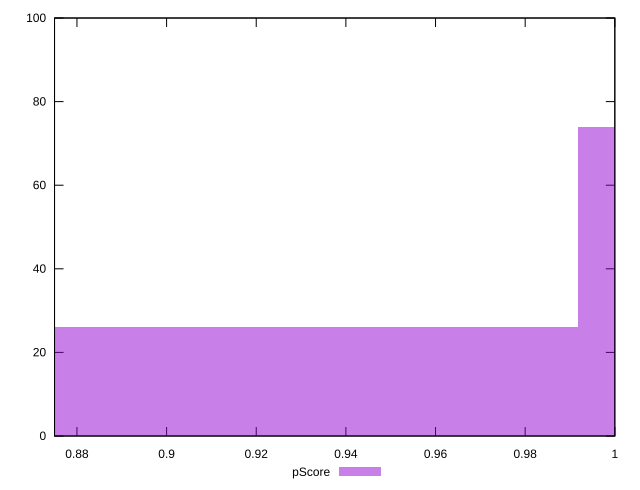

Here is the gnuplot script that generated this plot:
reset

$pScore <<EOF
1.0578195766308751 74
0.9255921295520158 26
EOF

set key outside below
set boxwidth 0.1322274470788594
set xrange [0.875:1]
set yrange [0:100]
set trange [0:100]
set style fill transparent solid 0.5 noborder
set terminal svg size 640, 490 enhanced background rgb 'white'
set output "report_00017_2021-02-10T15-08-03.406Z/unminified-javascript/samples/pages+cached+noadtech+nomedia+nocss/pScore/histogram.svg"

plot $pScore title "pScore" with boxes

reset
